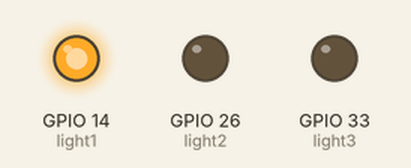
Recording of a program running on a simulated ESP32. On the bench: output pins drawn as LEDs (lit = HIGH).

Above: at 0.5 s.
At 1.2 s:
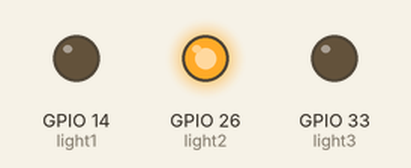
At 4.3 s:
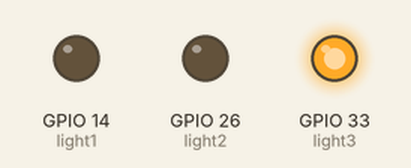
Timing chart, 0 to 5.5 s (numbered marks = the images above):
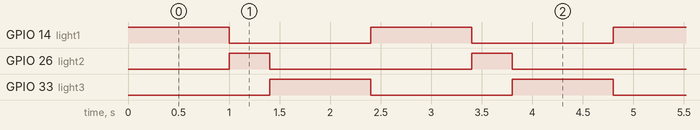

The program:

main.cpp
```cpp
#include <Arduino.h>

// Deklarasi Pin
const int light1 = 14;  // GPIO14
const int light2 = 26;  // GPIO26
const int light3 = 33;  // GPIO33

void setup() {
  // Set Pin Sebagai Output
  pinMode(light1, OUTPUT);
  pinMode(light2, OUTPUT);
  pinMode(light3, OUTPUT);
}

void loop() {
  // LED 1 Menyala
  digitalWrite(light1, HIGH);
  digitalWrite(light2, LOW);
  digitalWrite(light3, LOW);
  delay(1000);  // Delay 1 detik

  // LED 2 Menyala
  digitalWrite(light1, LOW);
  digitalWrite(light2, HIGH);
  digitalWrite(light3, LOW);
  delay(400);  // Delay 0.4 detik

  // LED 3 Menyala
  digitalWrite(light1, LOW);
  digitalWrite(light2, LOW);
  digitalWrite(light3, HIGH);
  delay(1000);  // Delay 1 detik
}
```

Measured:
- by itself, GPIO 14 (light1), GPIO 33 (light3): alternates HIGH for 1.0 s and LOW for 1.4 s
- by itself, GPIO 26 (light2): alternates HIGH for 0.40 s and LOW for 2.0 s
- by itself, everything shown: repeats every 2.4 s, in 3 steps
